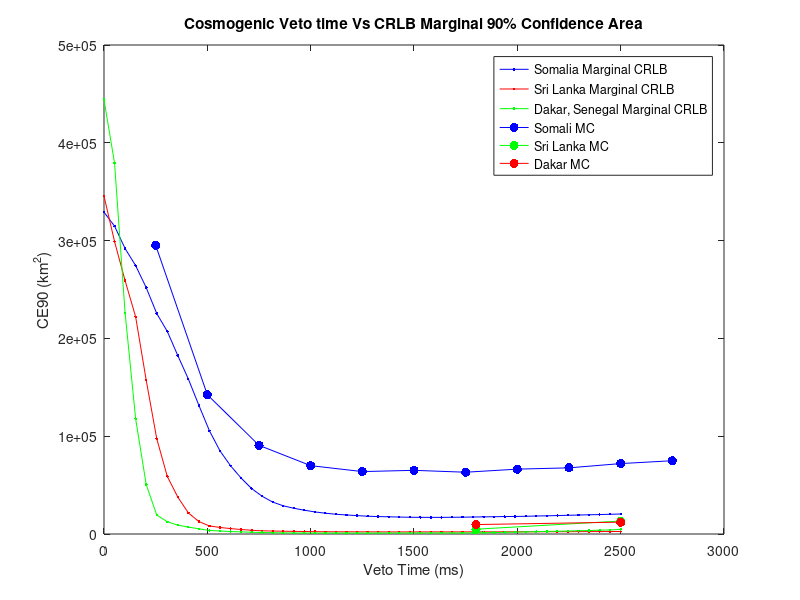

The MATLAB source for this figure:
% 
% MCrunCount = 50;
% 
% vetovec = linspace(0,2500,MCrunCount);
% y = zeros(MCrunCount,1);
% for MCrun=1:MCrunCount
%     mcvar.dt = vetovec(MCrun);
%     updateDetectors
%     
%     flags.status.CRLB=1;
%     flags.update.CRLB=1;
%     
%     updatePlots
%     y(MCrun) = MCdata.CRLB.enclosedArea;
% end
% save somalia.mat vetovec y
    
load('somalia')
figure; plot(vetovec,y,'b.-'); xlabel('Veto Time (ms)'); ylabel('CE90 (km^2)'); title('Cosmogenic Veto time Vs CRLB Marginal 90% Confidence Area'); hold on
load('srilanka')
plot(vetovec,y,'r.-')
load('dakar')
plot(vetovec,y,'g.-')
  


x = [250 500 750 1000 1250 1500 1750 2000 2250 2500 2750];
y1 = [295260 142408 90668 69897 63825 65103 63171 66323 67645 72003 74922]; %marginal
y2 = [181380 95447 58276 39132  35951 33597 32537 35413 35616 38609 41470]; %conditional
y3 = [86132 38421 21333 15177  13635 13642 13342 14201 14362 15738 16762]; %3D
plot(x,y1,'b.-','MarkerSize',20)

%dakar
x = [1800 2500];
y1 = [4923 13251];
plot(x,y1,'g.-','MarkerSize',20)

%sri lanka
x = [1800 2500];
y1 = [9648 12126];
plot(x,y1,'r.-','MarkerSize',20)

legend('Somalia Marginal CRLB','Sri Lanka Marginal CRLB','Dakar, Senegal Marginal CRLB','Somali MC','Sri Lanka MC','Dakar MC') 